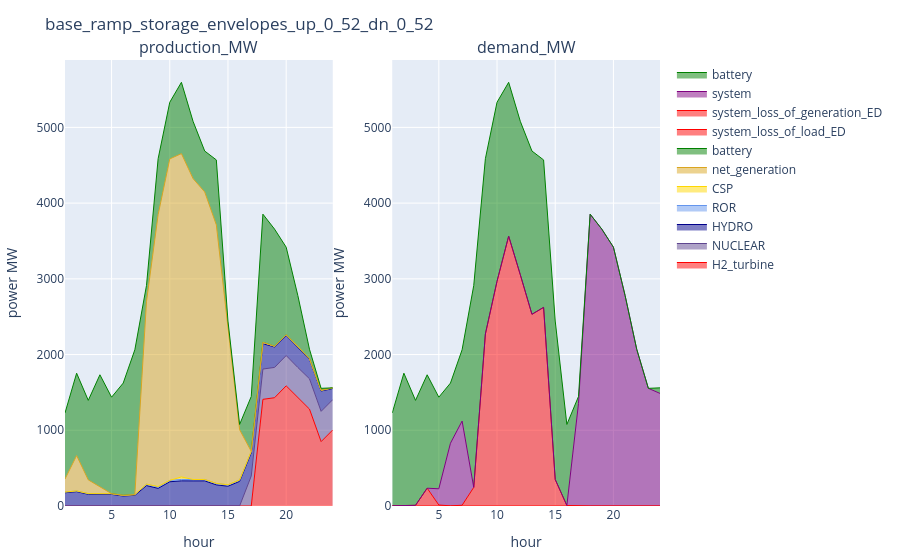

Notebook cell for this chart:
### Markdown cell above
### UC

### Code cell
config_ = config_1
supply_uc_ = supply_uc[(supply_uc.configuration .== config_) .& (supply_uc.day .== day_), :]
demand_uc_ = demand_uc[(demand_uc.configuration .== config_) .& (demand_uc.day .== day_), :]
reserve_uc_ = reserve_uc[(reserve_uc.configuration .== config_) .& (reserve_uc.day .== day_), :]
plot_supply_demand(supply_uc_, demand_uc_, string(config_))

### Figure 1 — Plotly figure (JSON) as saved in the notebook; plotly's stock layout.template omitted (floating-point values rounded to 4 significant figures)
{"data": [{"line": {"color": "red", "shape": "line", "width": 1}, "mode": "lines", "name": "H2_turbine", "stackgroup": "one", "type": "scatter", "x": [1, 2, 3, 4, 5, 6, 7, 8, 9, 10, 11, 12, 13, 14, 15, 16, 17, 18, 19, 20, 21, 22, 23, 24], "xaxis": "x1", "y": [0, 0, 0, 0, 0, 0, 0, 0, 0, 0, 0, 0, 0, 0, 0, 0, 0, 1409.0, 1430.0, 1587.0, 1429.0, 1280.0, 850.0, 1004.0], "yaxis": "y1"}, {"line": {"color": "rgba(95, 70, 144, 1)", "shape": "line", "width": 1}, "mode": "lines", "name": "NUCLEAR", "stackgroup": "one", "type": "scatter", "x": [1, 2, 3, 4, 5, 6, 7, 8, 9, 10, 11, 12, 13, 14, 15, 16, 17, 18, 19, 20, 21, 22, 23, 24], "xaxis": "x1", "y": [0, 0, 0, 0, 0, 0, 0, 0, 0, 0, 0, 0, 0, 0, 0, 0, 396.0, 400.0, 400.0, 400.0, 400.0, 400.0, 400.0, 400.0], "yaxis": "y1"}, {"line": {"color": "darkblue", "shape": "line", "width": 1}, "mode": "lines", "name": "HYDRO", "stackgroup": "one", "type": "scatter", "x": [1, 2, 3, 4, 5, 6, 7, 8, 9, 10, 11, 12, 13, 14, 15, 16, 17, 18, 19, 20, 21, 22, 23, 24], "xaxis": "x1", "y": [174.9, 189.5, 154.5, 158.3, 153.3, 131.9, 141.1, 269.7, 232.9, 320.1, 331.9, 331.3, 331.5, 279.1, 261.1, 325.1, 306.7, 334.7, 270.1, 264.3, 269.7, 256.1, 268.7, 146.5], "yaxis": "y1"}, {"line": {"color": "cornflowerblue", "shape": "line", "width": 1}, "mode": "lines", "name": "ROR", "stackgroup": "one", "type": "scatter", "x": [1, 2, 3, 4, 5, 6, 7, 8, 9, 10, 11, 12, 13, 14, 15, 16, 17, 18, 19, 20, 21, 22, 23, 24], "xaxis": "x1", "y": [9.3, 9.5, 9.3, 9.5, 9.3, 9.1, 9.5, 18.9, 18.5, 18.5, 18.7, 18.5, 18.7, 18.7, 18.7, 18.7, 18.9, 17.9, 9.3, 9.5, 9.3, 9.3, 9.1, 9.3], "yaxis": "y1"}, {"line": {"color": "gold", "shape": "line", "width": 1}, "mode": "lines", "name": "CSP", "stackgroup": "one", "type": "scatter", "x": [1, 2, 3, 4, 5, 6, 7, 8, 9, 10, 11, 12, 13, 14, 15, 16, 17, 18, 19, 20, 21, 22, 23, 24], "xaxis": "x1", "y": [0, 0, 0, 0, 0, 0, 0, 0, 6.0, 0, 33.3, 0, 0, 0, 0, 0, 0, 0, 0, 0, 0, 0, 0, 0], "yaxis": "y1"}, {"line": {"color": "goldenrod", "shape": "line", "width": 1}, "mode": "lines", "name": "net_generation", "stackgroup": "one", "type": "scatter", "x": [1, 2, 3, 4, 5, 6, 7, 8, 9, 10, 11, 12, 13, 14, 15, 16, 17, 18, 19, 20, 21, 22, 23, 24], "xaxis": "x1", "y": [171.7, 466.3, 181.2, 91.63, 0, 0, 0, 2409.0, 3590.0, 4245.0, 4270.0, 3974.0, 3797.0, 3414.0, 2078.0, 663.6, 0, 0, 0, 0, 0, 0, 0, 0], "yaxis": "y1"}, {"line": {"color": "green", "shape": "line", "width": 1}, "mode": "lines", "name": "battery", "stackgroup": "one", "type": "scatter", "x": [1, 2, 3, 4, 5, 6, 7, 8, 9, 10, 11, 12, 13, 14, 15, 16, 17, 18, 19, 20, 21, 22, 23, 24], "xaxis": "x1", "y": [872.8, 1089.0, 1050.0, 1473.0, 1274.0, 1482.0, 1913.0, 213.8, 739.3, 748.4, 942.0, 756.4, 541.0, 858.5, 85.0, 69.53, 724.7, 1693.0, 1548.0, 1157.0, 671.6, 124.8, 26.19, 3.437e-11], "yaxis": "y1"}, {"line": {"color": "red", "shape": "line", "width": 1}, "mode": "lines", "name": "system_loss_of_load_ED", "stackgroup": "one", "type": "scatter", "x": [1, 2, 3, 4, 5, 6, 7, 8, 12, 13, 14, 15, 16, 17, 18, 19, 20, 21, 22, 23, 24], "xaxis": "x2", "y": [5.357e-15, 5.339e-15, 5.344e-15, 5.355e-15, 5.348e-15, 5.353e-15, 5.352e-15, 5.364e-15, 5.346e-15, 5.348e-15, 5.339e-15, 5.332e-15, 5.341e-15, 5.432e-15, 5.5e-15, 5.496e-15, 5.482e-15, 5.441e-15, 5.399e-15, 5.386e-15, 5.457e-15], "yaxis": "y2"}, {"line": {"color": "red", "shape": "line", "width": 1}, "mode": "lines", "name": "system_loss_of_generation_ED", "stackgroup": "one", "type": "scatter", "x": [1, 2, 3, 4, 5, 6, 7, 8, 9, 10, 11, 12, 13, 14, 15, 16, 17, 18, 19, 20, 21, 22, 23, 24], "xaxis": "x2", "y": [3.319, 3.943, 8.923, 235.0, 12.89, 2.088, 9.847, 246.0, 2272.0, 2967.0, 3563.0, 3054.0, 2532.0, 2623.0, 349.9, 6.768, 5.802e-12, 4.266e-13, 4.289e-13, 4.302e-13, 4.377e-13, 4.396e-13, 2.362e-12, 4.36e-13], "yaxis": "y2"}, {"line": {"color": "purple", "shape": "line", "width": 1}, "mode": "lines", "name": "system", "stackgroup": "one", "type": "scatter", "x": [1, 2, 3, 4, 5, 6, 7, 8, 9, 10, 11, 12, 13, 14, 15, 16, 17, 18, 19, 20, 21, 22, 23, 24], "xaxis": "x2", "y": [-5.357e-15, -5.339e-15, -5.344e-15, -5.355e-15, 214.5, 827.0, 1112.0, -5.364e-15, 0, 0, 0, -5.346e-15, -5.348e-15, -5.339e-15, -5.332e-15, -5.341e-15, 1354.0, 3854.0, 3657.0, 3418.0, 2780.0, 2070.0, 1554.0, 1487.0], "yaxis": "y2"}, {"line": {"color": "green", "shape": "line", "width": 1}, "mode": "lines", "name": "battery", "stackgroup": "one", "type": "scatter", "x": [1, 2, 3, 4, 5, 6, 7, 8, 9, 10, 11, 12, 13, 14, 15, 16, 17, 18, 19, 20, 21, 22, 23, 24], "xaxis": "x2", "y": [1225.0, 1750.0, 1386.0, 1498.0, 1209.0, 794.1, 941.7, 2666.0, 2315.0, 2365.0, 2032.0, 2026.0, 2157.0, 1948.0, 2093.0, 1070.0, 91.87, 2.103e-12, 1.199e-11, 0, 0, 3.06e-10, 0, 73.4], "yaxis": "y2"}], "layout": {"annotations": [{"font": {"size": 16}, "showarrow": false, "text": "production_MW", "x": 0.225, "xanchor": "center", "xref": "paper", "y": 1, "yanchor": "bottom", "yref": "paper"}, {"font": {"size": 16}, "showarrow": false, "text": "demand_MW", "x": 0.775, "xanchor": "center", "xref": "paper", "y": 1, "yanchor": "bottom", "yref": "paper"}], "margin": {"b": 50, "l": 50, "r": 50, "t": 60}, "title": "base_ramp_storage_envelopes_up_0_52_dn_0_52", "xaxis1": {"anchor": "y1", "domain": [0, 0.45], "title": {"text": "hour"}}, "xaxis2": {"anchor": "y2", "domain": [0.55, 1], "title": {"text": "hour"}}, "yaxis1": {"anchor": "x1", "domain": [0, 1], "title": {"text": "power MW"}}, "yaxis2": {"anchor": "x2", "domain": [0, 1], "title": {"text": "power MW"}}}}
